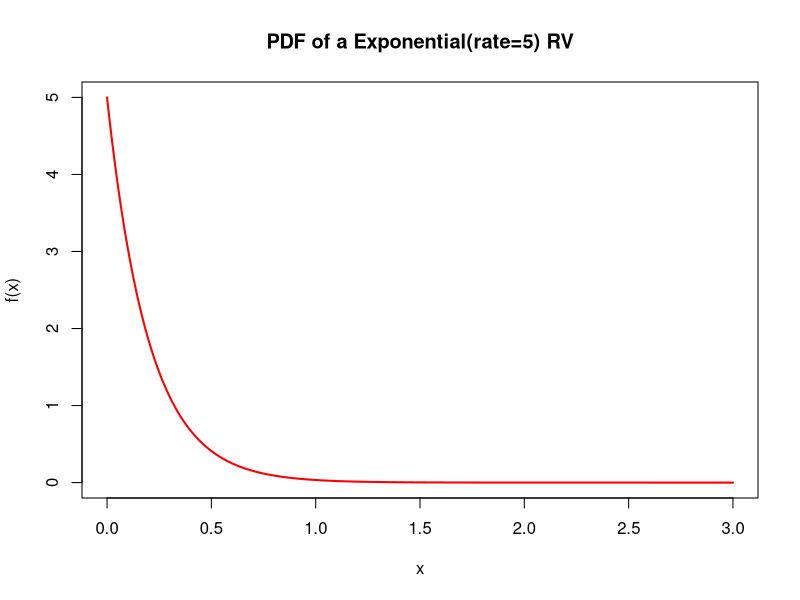
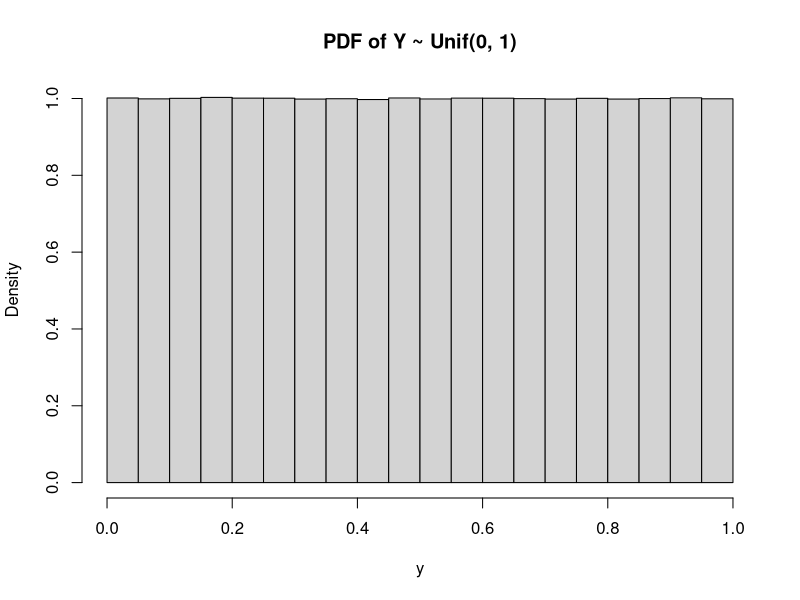
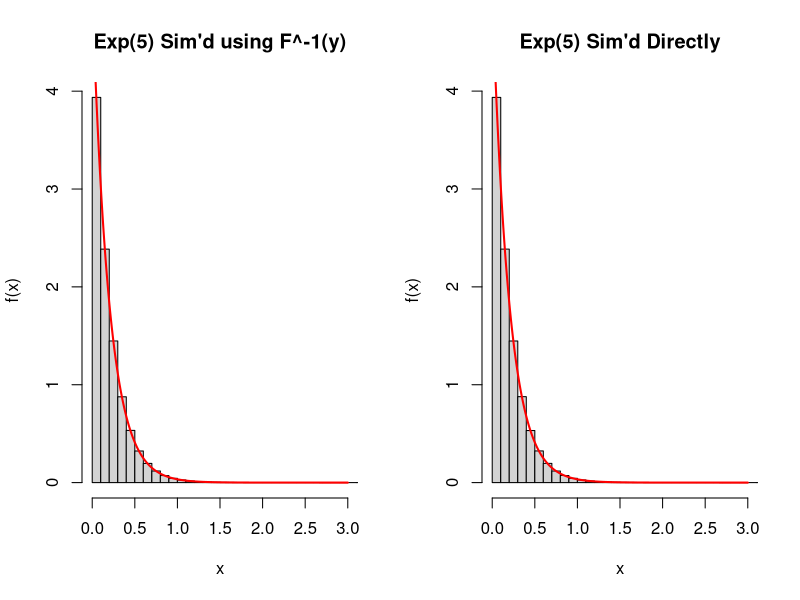

Here is the R script that generated these plots, in order:
# Plot PDF of a Exponential(rate=5) random variable
lambda <- 5
domain <- seq(0, 3, by=0.01)
par(mfrow=c(1,1))
plot(domain, dexp(domain, lambda), type="l", main="PDF of a Exponential(rate=5) RV",
     xlab="x", ylab="f(x)", col="red", lwd=2)

# Simulate Uniform(0,1)
n <- 10^7
y <- runif(n)
par(mfrow=c(1,1))
hist(y, prob=TRUE, main="PDF of Y ~ Unif(0, 1)")

# Define inverse CDF
Finv <- function(u, rate) {
  -log(1-u)/rate
}

# Compare both simulations
par(mfrow=c(1,2))
hist(Finv(y, lambda), prob=TRUE, main="Exp(5) Sim'd using F^-1(y)", xlim=c(0,3),
     xlab="x", ylab="f(x)", breaks=30)
lines(domain, dexp(domain, 5), col="red", lwd=2)
hist(rexp(n, lambda), prob=TRUE, main="Exp(5) Sim'd Directly", xlim=c(0,3),
     xlab="x", ylab="f(x)", breaks=30)
lines(domain, dexp(domain, 5), col="red", lwd=2)

